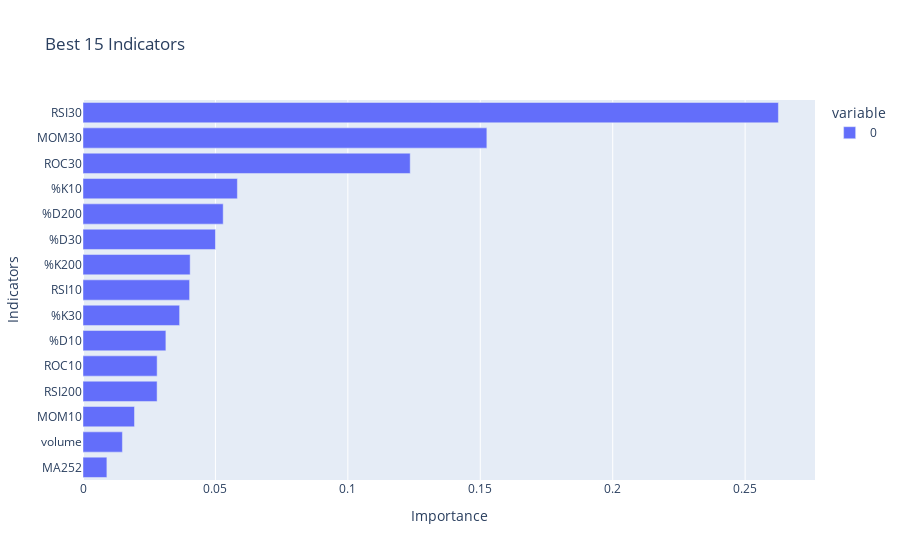

The cell this chart's notebook holds for it:
### Code cell
fig=px.bar(feat_imp.tail(15),orientation='h',title='Best 15 Indicators')
fig.update_layout(xaxis_title='Importance',yaxis_title='Indicators')

fig.show()

### Figure 1 — Plotly figure (JSON) as saved in the notebook; plotly's stock layout.template omitted (floating-point values rounded to 4 significant figures)
{"data": [{"alignmentgroup": "True", "hovertemplate": "variable=0<br>value=%{x}<br>index=%{y}<extra></extra>", "legendgroup": "0", "marker": {"color": "#636efa", "pattern": {"shape": ""}}, "name": "0", "offsetgroup": "0", "orientation": "h", "showlegend": true, "textposition": "auto", "type": "bar", "x": [0.009016, 0.01488, 0.01945, 0.02798, 0.02799, 0.03129, 0.03647, 0.04024, 0.04046, 0.05001, 0.05293, 0.05829, 0.1235, 0.1525, 0.2626], "xaxis": "x", "y": ["MA252", "volume", "MOM10", "RSI200", "ROC10", "%D10", "%K30", "RSI10", "%K200", "%D30", "%D200", "%K10", "ROC30", "MOM30", "RSI30"], "yaxis": "y"}], "layout": {"barmode": "relative", "legend": {"title": {"text": "variable"}, "tracegroupgap": 0}, "title": {"text": "Best 15 Indicators"}, "xaxis": {"anchor": "y", "domain": [0, 1], "title": {"text": "Importance"}}, "yaxis": {"anchor": "x", "domain": [0, 1], "title": {"text": "Indicators"}}}}
